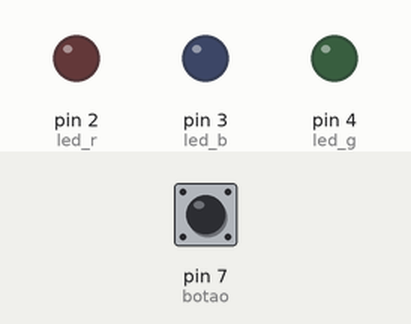
Simulated run of this sketch. Board: Arduino Uno, built with avr-gcc and run on an emulated ATmega328P. On the bench: output pins drawn as LEDs (lit = HIGH). Inputs (shaded band) come from the test bench; at power-on: pin 7 (botao) LOW.

Above: at 1.2 s.
1.3 s: pin 7 (botao) pulled HIGH for 0.15 s
At 2.0 s:
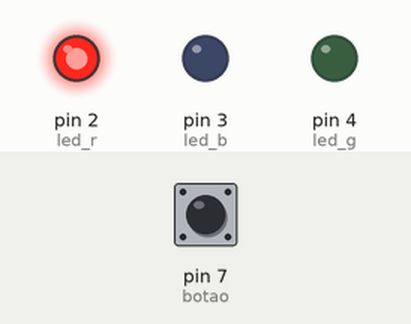
2.9 s: pin 7 (botao) pulled HIGH for 1 s
At 4.4 s:
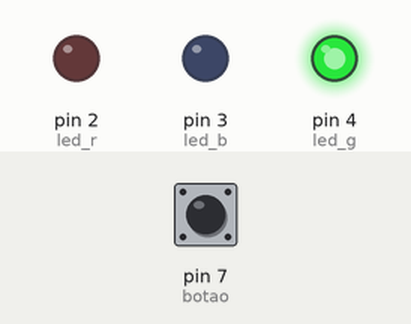
5.4 s: pin 7 (botao) pulled HIGH for 0.15 s
At 6.3 s:
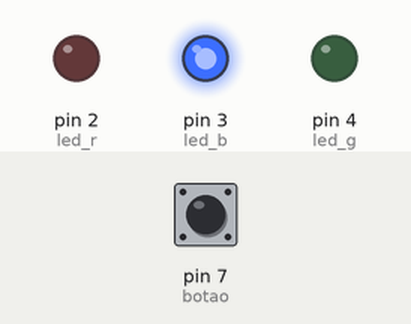
7.0 s: pin 7 (botao) pulled HIGH for 3.2 s
At 11.6 s:
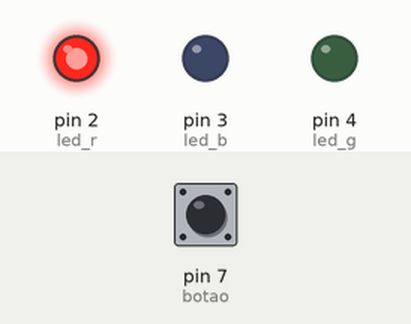
Timing chart, 0 to 12.7 s (numbered marks = the images above; inputs shaded):
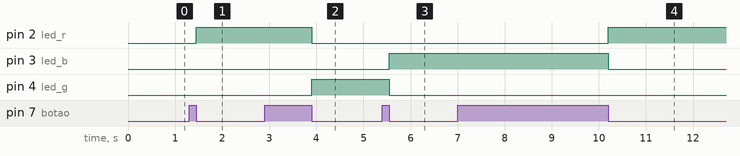

The sketch:

aula-09.ino
```cpp
// https://www.tinkercad.com/things/hmro1u4UdEm-aula09
#define led_r 2
#define led_g 4
#define led_b 3
#define botao 7

class btn{    // vantagem, se tiver 10 botões, cria-se uma classe e instancia um objeto para cada um.
  public:     // membros públicos
    int btn_on,btn_off,pino;       //funcionalidades da classe
    btn(int p){       // construtor da classe, parâmetros de dnetrada entre (). FOMRA CLÁSSICA de inicialização
      pino = p;    // propriedade pino recebe  p
      btn_on = btn_off = 0;     //
    }
    bool press(){ // método indica se botao pressionado ou não. returno bool
      if(digitalRead(pino)==HIGH){
        btn_on = 1;
        btn_off = 0;
        }else{
          btn_off = 1;
        }
        if(btn_on == 1 && btn_off == 1){
          btn_on = 0;
          btn_off = 0;
          return true;      // indica que foi clicado
          }else{
            return false;     // indica botão NÃO foi clicado
            }
    }
  };

class cor{
public:
  int pino_r,pino_g,pino_b,ciclo,maximo;
  cor(int pr,int pg,int pb):pino_r(pr),pino_g(pg),pino_b(pb){ // usando lista de inicialização. :pinor(pr) = associação
    ciclo = 0;      // inicio do ciclo
    maximo = 3;     // max de cores
  }
  // func troca a cor do LED
  void troca_led(){
      if(ciclo == 0){
          cor_led(1,0,0);
        } else if(ciclo == 1){
          cor_led(0,1,0);
        } else if(ciclo == 2){
          cor_led (0,0,1);
        }
        ciclo++;
        if(ciclo > maximo-1){
          ciclo = 0;
          }
    }
  // func define cor do LED
private:
  void cor_led(int r, int g, int b){
      digitalWrite(pino_r,r); // HIGH == 1 | LOW == 0
      digitalWrite(pino_g,g);
      digitalWrite(pino_b,b);
    }

  };

    // para usar a classe, basta instanciar o obj
btn btn (botao);    // class btn; obj nome: btn; onde está ligado fisicamente o botão; (botao) = define
// btn btn2 (8);
// btn btn3 (9);
cor cor(led_r,led_g,led_b);     // definidas os objetos, declarados como globais

void setup() {
  pinMode(led_r,OUTPUT);
  pinMode(led_g,OUTPUT);
  pinMode(led_b,OUTPUT);
  pinMode(botao,INPUT);

}

void loop() {
  if(btn.press()){
    cor.troca_led();
  }
}
```

Measured:
- after the input at 1.3 s, pin 2 (led_r): LOW → HIGH after 0.15 s
- after the input at 2.9 s, pin 2 (led_r): HIGH → LOW after 1.0 s; pin 4 (led_g): LOW → HIGH after 1.0 s
- after the input at 5.4 s, pin 3 (led_b): LOW → HIGH after 0.15 s; pin 4 (led_g): HIGH → LOW after 0.15 s
- after the input at 7.0 s, pin 2 (led_r): LOW → HIGH after 3.2 s; pin 3 (led_b): HIGH → LOW after 3.2 s
